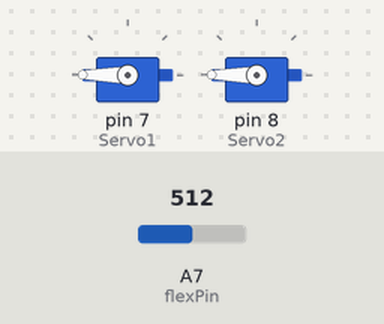
Simulated run of this sketch. Board: Arduino Nano, built with avr-gcc and run on an emulated ATmega328P. On the bench: 2 × servo. Inputs (shaded band) come from the test bench; at power-on: A7 (flexPin) = 512.

Above: at 1.2 s.
1.3 s: A7 (flexPin) set to 900
At 1.6 s:
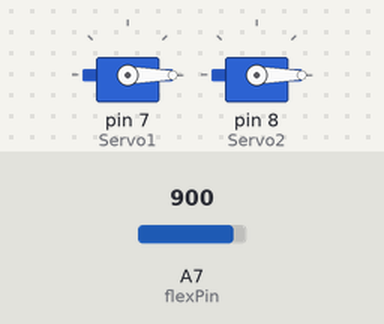
2.8 s: A7 (flexPin) set to 716
At 4.0 s:
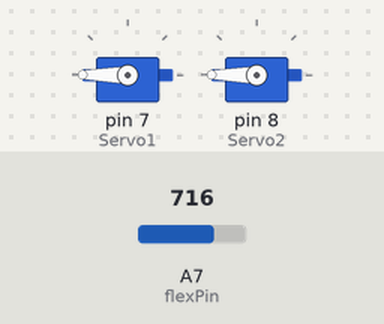
4.3 s: A7 (flexPin) set to 1023
At 5.6 s:
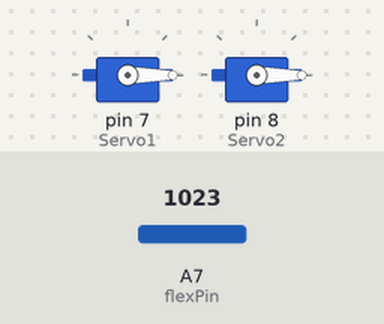
Timing chart, 0 to 7.3 s (numbered marks = the images above; inputs shaded):
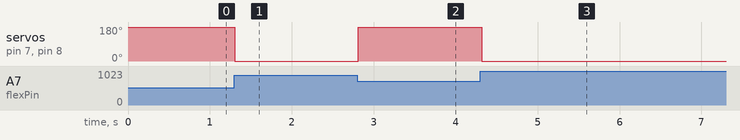

Measured:
- after the input at 1.3 s, servo on pin 7 (Servo1), servo on pin 8 (Servo2): 180° → 0° at once
- after the input at 2.8 s, servo on pin 7 (Servo1), servo on pin 8 (Servo2): 0° → 180° at once
- after the input at 4.3 s, servo on pin 7 (Servo1), servo on pin 8 (Servo2): 180° → 0° at once

The sketch:

flex_servo_updated.ino
```cpp
#include <Servo.h>

Servo Servo1;
Servo Servo2;


const int flexPin = A7;


void setup()
{
  Servo1.attach(7);
  Servo2.attach(8);
}

void loop()
{
  int flexValue;
  int servoPosition;
  int servoPosition2;

  flexValue = analogRead(flexPin);

  servoPosition = map(flexValue, 900, 800, 0, 180); //Servo1
  servoPosition2 = map(flexValue, 900, 800, 0, 180); //Servo2

  servoPosition = constrain(servoPosition, 0, 180);
  servoPosition2 = constrain(servoPosition2, 0, 180);

  Servo1.write(servoPosition);
  Servo2.write(servoPosition);

  delay(20);
}
```
